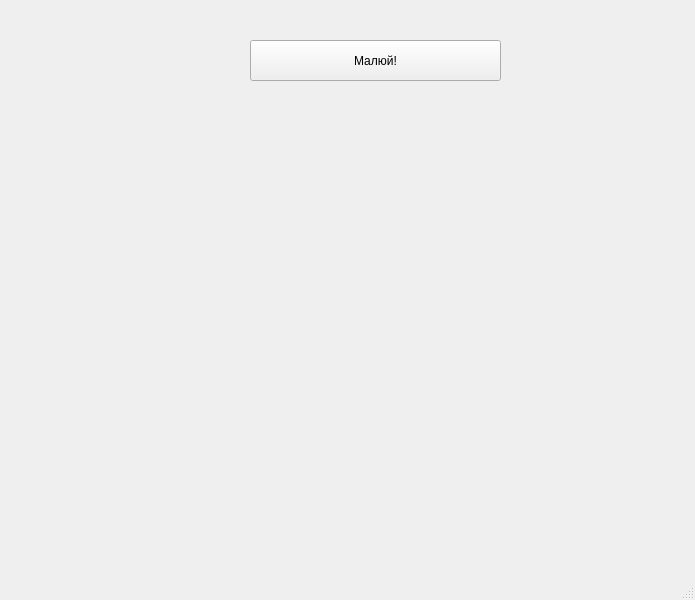
<?xml version="1.0" encoding="UTF-8"?>
<ui version="4.0">
 <class>MainWindow</class>
 <widget class="QMainWindow" name="MainWindow">
  <property name="geometry">
   <rect>
    <x>0</x>
    <y>0</y>
    <width>695</width>
    <height>600</height>
   </rect>
  </property>
  <property name="windowTitle">
   <string>Git и желтые окружности</string>
  </property>
  <widget class="QWidget" name="centralwidget">
   <widget class="QPushButton" name="pushButton">
    <property name="geometry">
     <rect>
      <x>250</x>
      <y>40</y>
      <width>251</width>
      <height>41</height>
     </rect>
    </property>
    <property name="text">
     <string>Малюй!</string>
    </property>
   </widget>
  </widget>
  <widget class="QMenuBar" name="menubar">
   <property name="geometry">
    <rect>
     <x>0</x>
     <y>0</y>
     <width>695</width>
     <height>21</height>
    </rect>
   </property>
  </widget>
  <widget class="QStatusBar" name="statusbar"/>
 </widget>
 <resources/>
 <connections/>
</ui>
